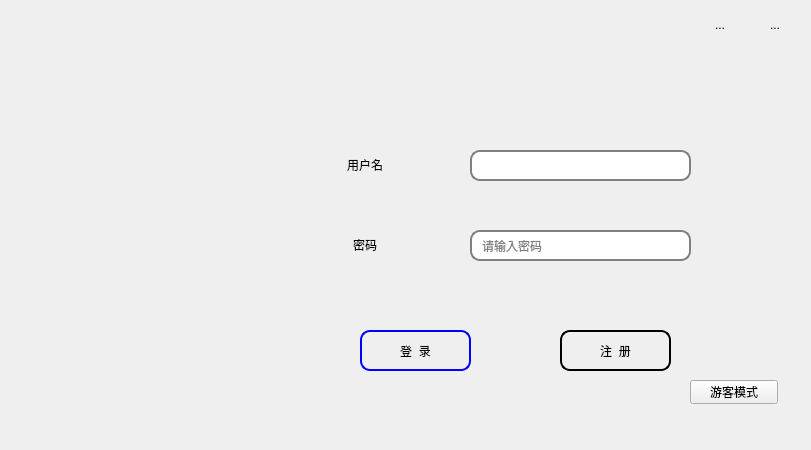
<?xml version="1.0" encoding="UTF-8"?>
<ui version="4.0">
 <class>SignWindow</class>
 <widget class="QMainWindow" name="SignWindow">
  <property name="geometry">
   <rect>
    <x>0</x>
    <y>0</y>
    <width>811</width>
    <height>450</height>
   </rect>
  </property>
  <property name="windowTitle">
   <string>Sign_Window</string>
  </property>
  <widget class="QWidget" name="centralwidget">
   <widget class="QWidget" name="widget" native="true">
    <property name="geometry">
     <rect>
      <x>280</x>
      <y>140</y>
      <width>481</width>
      <height>251</height>
     </rect>
    </property>
    <property name="styleSheet">
     <string notr="true"/>
    </property>
    <widget class="QLineEdit" name="password_lineEdit">
     <property name="geometry">
      <rect>
       <x>190</x>
       <y>90</y>
       <width>221</width>
       <height>31</height>
      </rect>
     </property>
     <property name="styleSheet">
      <string notr="true">border: 2px solid gray;/*设置边框的粗细，以及颜色*/
border-radius: 10px;/*设置圆角的大小*/
padding: 0 8px;/*如果没有内容光标在开始往后移动0.8像素点*/
selection-background-color: darkgray;</string>
     </property>
     <property name="text">
      <string/>
     </property>
     <property name="echoMode">
      <enum>QLineEdit::Password</enum>
     </property>
     <property name="placeholderText">
      <string>请输入密码</string>
     </property>
    </widget>
    <widget class="QLabel" name="password_label">
     <property name="geometry">
      <rect>
       <x>50</x>
       <y>90</y>
       <width>70</width>
       <height>30</height>
      </rect>
     </property>
     <property name="layoutDirection">
      <enum>Qt::LeftToRight</enum>
     </property>
     <property name="styleSheet">
      <string notr="true"/>
     </property>
     <property name="text">
      <string>密码</string>
     </property>
     <property name="alignment">
      <set>Qt::AlignCenter</set>
     </property>
    </widget>
    <widget class="QPushButton" name="pushButton_in">
     <property name="geometry">
      <rect>
       <x>80</x>
       <y>190</y>
       <width>111</width>
       <height>41</height>
      </rect>
     </property>
     <property name="styleSheet">
      <string notr="true">border: 2px solid blue;/*设置边框的粗细，以及颜色*/
border-radius: 10px;/*设置圆角的大小*/
padding: 0 8px;/*如果没有内容光标在开始往后移动0.8像素点*/
selection-background-color: darkgray;</string>
     </property>
     <property name="text">
      <string>登  录</string>
     </property>
    </widget>
    <widget class="QPushButton" name="pushButton_up">
     <property name="geometry">
      <rect>
       <x>280</x>
       <y>190</y>
       <width>111</width>
       <height>41</height>
      </rect>
     </property>
     <property name="styleSheet">
      <string notr="true">border: 2px solid black;/*设置边框的粗细，以及颜色*/
border-radius: 10px;/*设置圆角的大小*/
padding: 0 8px;/*如果没有内容光标在开始往后移动0.8像素点*/
selection-background-color: darkgray;</string>
     </property>
     <property name="text">
      <string>注  册</string>
     </property>
    </widget>
    <widget class="QLineEdit" name="id_lineEdit">
     <property name="geometry">
      <rect>
       <x>190</x>
       <y>10</y>
       <width>221</width>
       <height>31</height>
      </rect>
     </property>
     <property name="styleSheet">
      <string notr="true">border: 2px solid gray;/*设置边框的粗细，以及颜色*/
border-radius: 10px;/*设置圆角的大小*/
padding: 0 8px;/*如果没有内容光标在开始往后移动0.8像素点*/
selection-background-color: darkgray;</string>
     </property>
    </widget>
    <widget class="QLabel" name="id_label">
     <property name="geometry">
      <rect>
       <x>50</x>
       <y>10</y>
       <width>70</width>
       <height>30</height>
      </rect>
     </property>
     <property name="styleSheet">
      <string notr="true"/>
     </property>
     <property name="text">
      <string>用户名</string>
     </property>
     <property name="alignment">
      <set>Qt::AlignCenter</set>
     </property>
    </widget>
   </widget>
   <widget class="QLabel" name="label">
    <property name="geometry">
     <rect>
      <x>-6</x>
      <y>0</y>
      <width>815</width>
      <height>450</height>
     </rect>
    </property>
    <property name="text">
     <string/>
    </property>
   </widget>
   <widget class="QToolButton" name="pushButton_min">
    <property name="geometry">
     <rect>
      <x>695</x>
      <y>0</y>
      <width>50</width>
      <height>50</height>
     </rect>
    </property>
    <property name="minimumSize">
     <size>
      <width>50</width>
      <height>50</height>
     </size>
    </property>
    <property name="maximumSize">
     <size>
      <width>25</width>
      <height>25</height>
     </size>
    </property>
    <property name="sizeIncrement">
     <size>
      <width>25</width>
      <height>25</height>
     </size>
    </property>
    <property name="text">
     <string>...</string>
    </property>
    <property name="icon">
     <iconset resource="resource.qrc">
      <normaloff>:/resource/zuixiaohua.png</normaloff>:/resource/zuixiaohua.png</iconset>
    </property>
    <property name="autoRaise">
     <bool>true</bool>
    </property>
   </widget>
   <widget class="QToolButton" name="pushButton_close">
    <property name="geometry">
     <rect>
      <x>750</x>
      <y>0</y>
      <width>50</width>
      <height>50</height>
     </rect>
    </property>
    <property name="minimumSize">
     <size>
      <width>50</width>
      <height>50</height>
     </size>
    </property>
    <property name="maximumSize">
     <size>
      <width>25</width>
      <height>25</height>
     </size>
    </property>
    <property name="text">
     <string>...</string>
    </property>
    <property name="icon">
     <iconset resource="resource.qrc">
      <normaloff>:/resource/guanbi.png</normaloff>:/resource/guanbi.png</iconset>
    </property>
    <property name="autoRaise">
     <bool>true</bool>
    </property>
   </widget>
   <widget class="QPushButton" name="pushButton_vsist">
    <property name="geometry">
     <rect>
      <x>690</x>
      <y>380</y>
      <width>88</width>
      <height>24</height>
     </rect>
    </property>
    <property name="text">
     <string>游客模式</string>
    </property>
   </widget>
   <zorder>label</zorder>
   <zorder>widget</zorder>
   <zorder>pushButton_min</zorder>
   <zorder>pushButton_close</zorder>
   <zorder>pushButton_vsist</zorder>
  </widget>
  <widget class="QMenuBar" name="menubar">
   <property name="geometry">
    <rect>
     <x>0</x>
     <y>0</y>
     <width>811</width>
     <height>21</height>
    </rect>
   </property>
  </widget>
 </widget>
 <resources>
  <include location="resource.qrc"/>
 </resources>
 <connections/>
</ui>
